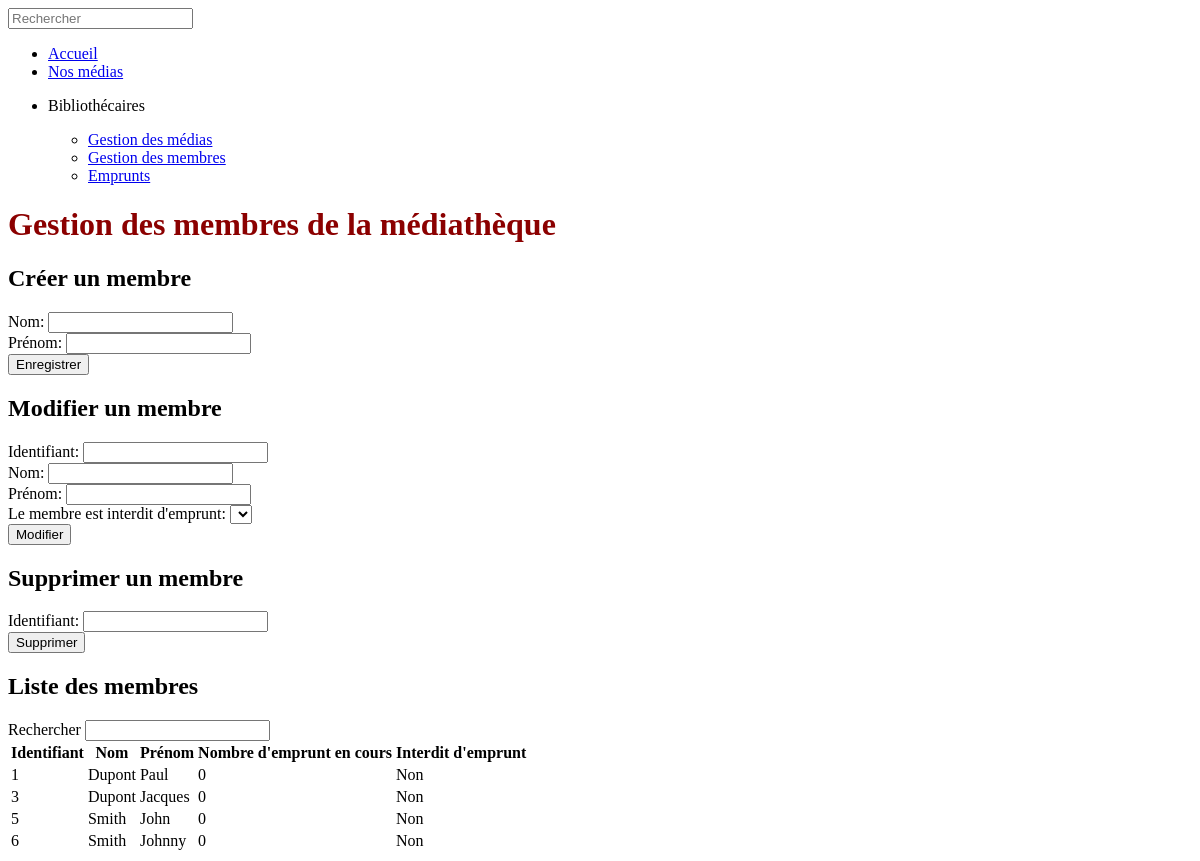
The page /bibliothecaire/gestion-des-membres/ on the database as committed earlier.
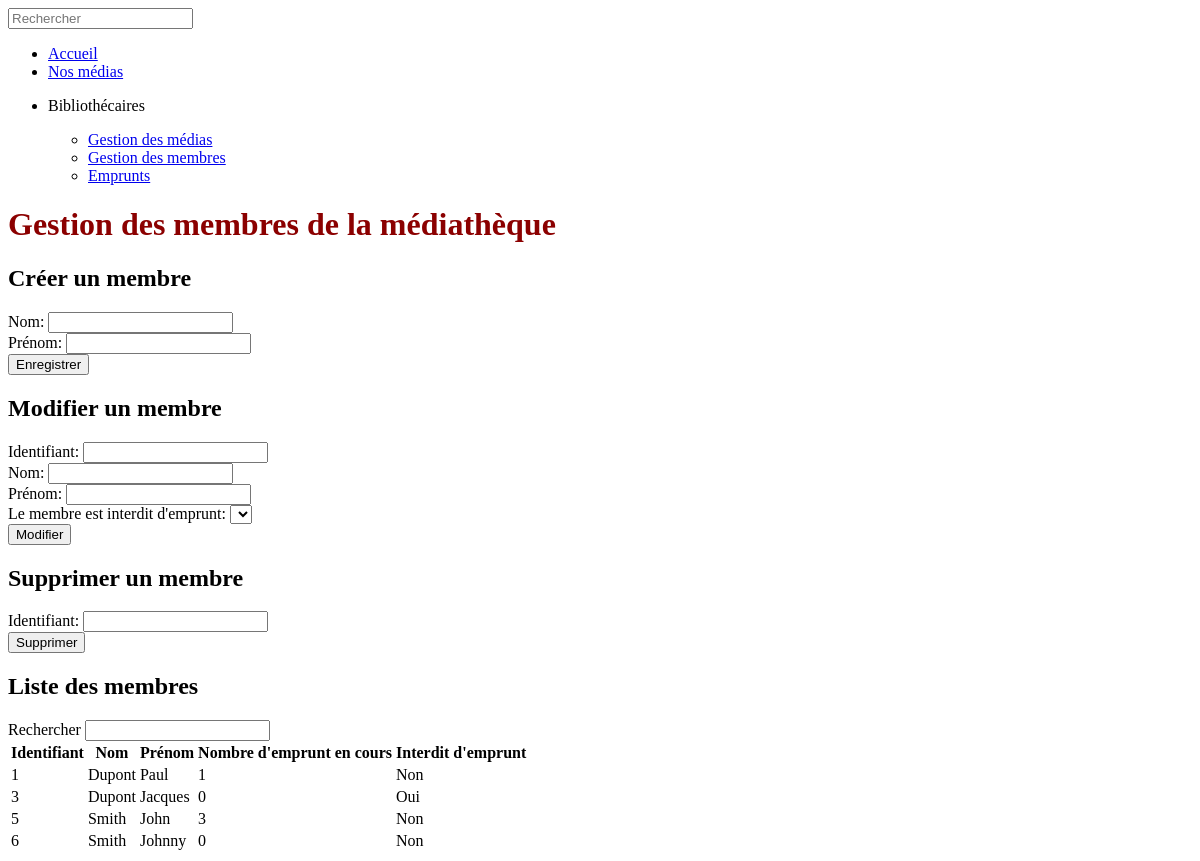
The same page on the database as committed later.
### librarians_app/models.py (models this page shows)
class Member(models.Model):
    first_name = models.fields.CharField(max_length=30)
    last_name = models.fields.CharField(max_length=30)
    nb_current_borrowings = models.fields.IntegerField(
        default = 0,
        validators = [
            MaxValueValidator(3),
            MinValueValidator(0)
        ]
    )
    is_blocked = models.fields.BooleanField(default=False)

### librarians_app/views.py (the view)
# urls.py: path('gestion-des-membres/', views.members_management, name='members_management'),
def members_management(request):
    members = Member.objects.all()
    if request.method == 'POST':
        if 'submit_create_member' in request.POST:
            return create_member(request, members)
        elif 'submit_update_member' in request.POST:
            return update_member(request, members)
        elif 'submit_delete_member' in request.POST:
            return delete_member(request, members)
        else:
            return redirect('members_management')
    else:
        medias = BorrowableMedia.objects.filter(is_available=False)
        today = date.today()
        for media in medias:
            if media.return_date < today:
                media.borrower.is_blocked = True
                media.borrower.save()
        return render(request, 'membersManagement.html', {
            'members': members,
            'create_member': CreateMember(),
            'update_member': UpdateMember(),
            'delete_member': DeleteMember()
        })

### librarians_app/forms.py
class CreateMember(forms.Form):
    last_name = forms.CharField(required=True, label='Nom')
    first_name = forms.CharField(required=True, label='Prénom')

class UpdateMember(forms.Form):
    id = forms.IntegerField(
        required=True,
        label='Identifiant',
        widget=forms.TextInput(attrs={'id': 'member-id-update'})
    )
    last_name = forms.CharField(
        required=True,
        label='Nom',
        widget=forms.TextInput(attrs={'id': 'member-last-name-update'})
    )
    first_name = forms.CharField(
        required=True,
        label='Prénom',
        widget=forms.TextInput(attrs={'id': 'member-first-name-update'})
    )
    is_blocked = forms.ChoiceField(
        required=True,
        choices=[],
        label="Le membre est interdit d'emprunt",
        widget=forms.Select(attrs={'id': 'member-is-blocked-update'})
    )

### librarians_app/templates/membersManagement.html (shortened to what this page needs)
{% extends 'base.html' %}
{% load static %}
{% block members_management %}
<main>
  <h1>Gestion des membres de la médiathèque</h1>
  <section id="create-member-section">
    <h2>Créer un membre</h2>
    <form action="" method="post" novalidate>
      {{ create_member }}
      <input type="submit" name="submit_create_member" value="Enregistrer">
    </form>
  </section>
  <section id="update-member-section">
    <h2>Modifier un membre</h2>
      <form action="" method="post" novalidate>
          {{ update_member }}
          <input type="submit" name="submit_update_member" value="Modifier">
      </form>
  </section>
  <section id="delete-member-section">
    <h2>Supprimer un membre</h2>
      <form action="" method="post" novalidate>
          {{ delete_member }}
          <input type="submit" name="submit_delete_member" value="Supprimer">
      </form>
  </section>
  <section>
    <h2>Liste des membres</h2>
    <label for="member-search-bar">Rechercher</label>
    <input type="text" name="member_search_bar" id="member-search-bar">
    <table>
        <thead>
            <tr>
                <th>Identifiant</th>
                <th>Nom</th>
                <th>Prénom</th>
                <th>Nombre d'emprunt en cours</th>
                <th>Interdit d'emprunt</th>
            </tr>
        </thead>
        <tbody>
            {% for member in members %}
            <tr class="member">
                <td>{{ member.pk }}</td>
                <td>{{ member.last_name }}</td>
                <td>{{ member.first_name }}</td>
                <td>{{ member.nb_current_borrowings }}</td>
                <td>{% if member.is_blocked %} Oui {% else %} Non {% endif %}</td>
            </tr>
            {% endfor %}
        </tbody>
    </table>
  </section>
</main>
{% endblock %}

Rows that differ between the two databases and show on the page:
changed Member "Paul": nb_current_borrowings "0" → "1"
changed Member "Jacques": is_blocked "Non" → "Oui"
changed Member "John": nb_current_borrowings "0" → "3"
